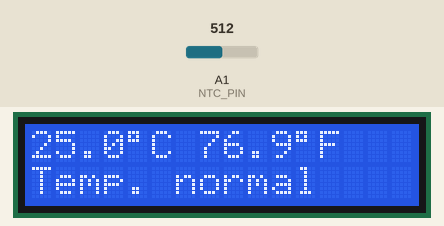
Recording of a sketch running on a simulated Arduino Uno, built with avr-gcc and run on an emulated ATmega328P. On the bench: 16×2 character LCD. The inputs (shaded band) are chosen by the test bench; at power-on: A1 (NTC_PIN) = 512.

Above: at 1.2 s.
1.3 s: A1 (NTC_PIN) set to 609
At 2.7 s:
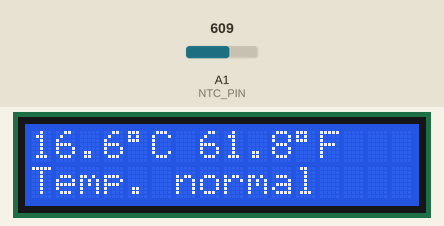
3.0 s: A1 (NTC_PIN) set to 635
At 3.4 s:
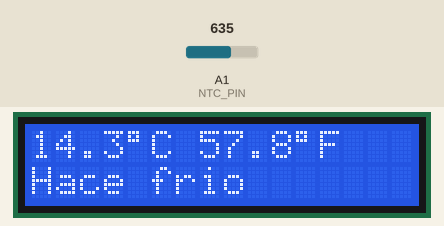
4.6 s: A1 (NTC_PIN) set to 306
At 5.1 s:
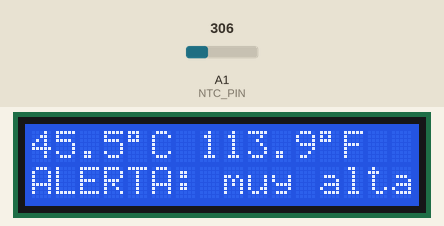
Timing chart, 0 to 7.6 s (numbered marks = the images above; inputs shaded):
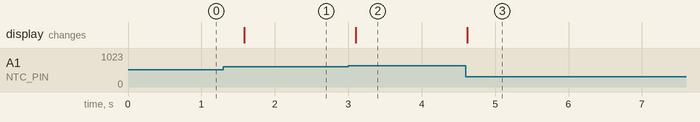

Measured:
- the behaviour switches between 627 and 628 on A1 (NTC_PIN) (found by bisection; images 1 and 2)
- after the input at 1.3 s, the display: changes after 0.28 s (image 1)
- after the input at 3.0 s, the display: changes after 0.10 s (image 2)
- after the input at 4.6 s, the display: changes at once (image 3)

The sketch:

sensor_temperatura.ino
```cpp
// ===== Sensor de temperatura NTC (salida OUT en A1) =====
// Muestra la temperatura en °C y °F, y un aviso según el rango.
#include <LiquidCrystal.h>

LiquidCrystal lcd(12, 11, 5, 4, 3, 2);  // RS, E, D4, D5, D6, D7

#define NTC_PIN A1
const float BETA = 3950;  // Coeficiente del NTC de Wokwi

float leerCelsius() {
  int lectura = analogRead(NTC_PIN);
  return 1 / (log(1 / (1023.0 / lectura - 1)) / BETA + 1.0 / 298.15) - 273.15;
}

void setup() {
  lcd.begin(16, 2);
}

void loop() {
  float c = leerCelsius();
  float f = c * 9.0 / 5.0 + 32;

  lcd.setCursor(0, 0);
  lcd.print(c, 1);
  lcd.print((char)223);  // símbolo de grados
  lcd.print("C ");
  lcd.print(f, 1);
  lcd.print((char)223);
  lcd.print("F    ");

  lcd.setCursor(0, 1);
  if (c < 15)       lcd.print("Hace frio       ");
  else if (c < 28)  lcd.print("Temp. normal    ");
  else if (c < 40)  lcd.print("Hace calor      ");
  else              lcd.print("ALERTA: muy alta");

  delay(500);
}
```
